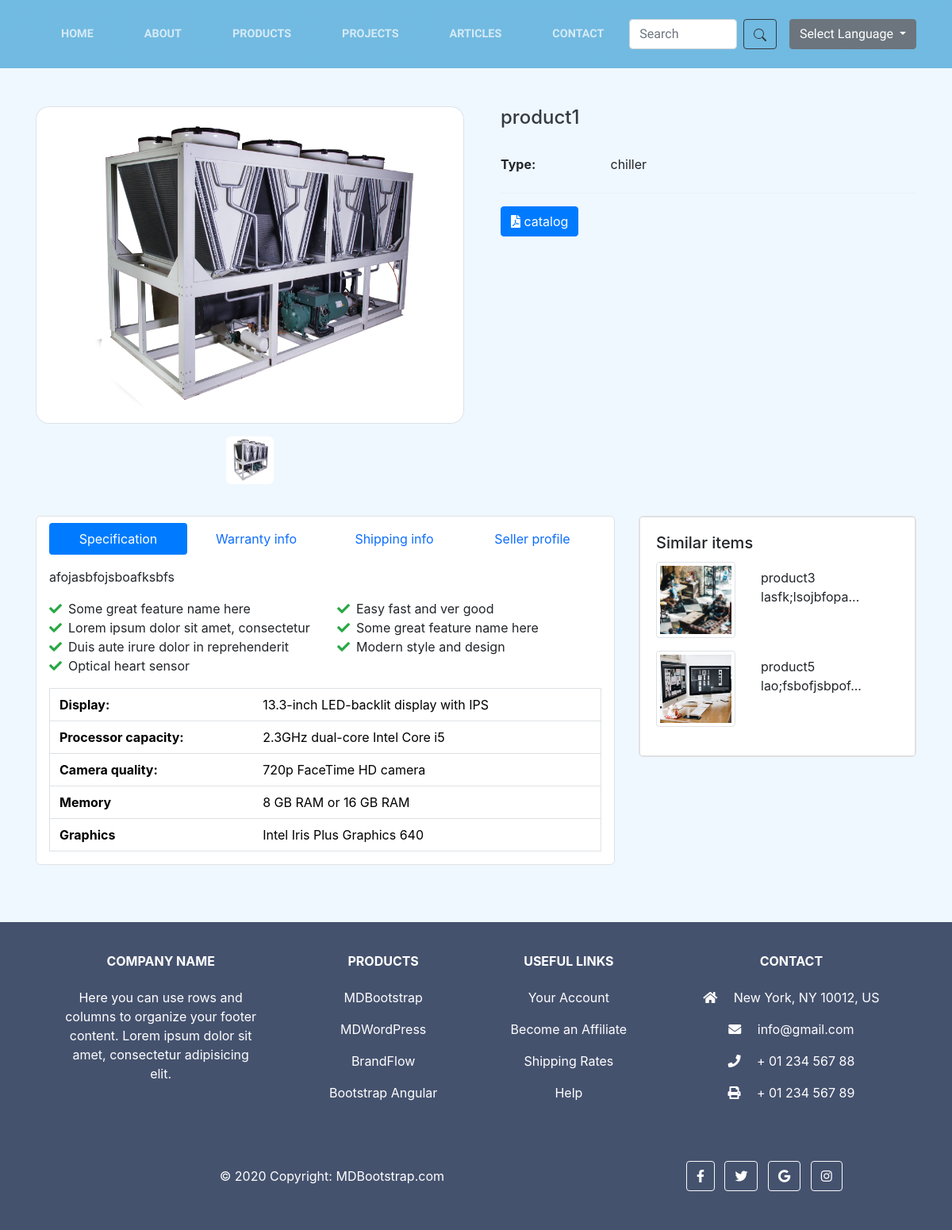
Screenshot of /en/product/1/ with the database file from the repository.
### pages/models.py (models this page shows, shortened)
class product(models.Model):
    title=models.CharField(max_length=100)
    FaTitle=models.CharField(max_length=100)
    type=models.ForeignKey(Type,on_delete=models.CASCADE)
    text=models.CharField(max_length=1000)
    FaText=models.CharField(max_length=1000)
    main_image=models.ImageField(upload_to="uploadedimages/")

class Type(models.Model):
    name=models.CharField(max_length=100)
    Faname=models.CharField(max_length=100)

### pages/views.py (the view)
# urls.py: path("product/<int:product_id>/",views.seeproduct,name="Faseeproduct"),
def seeproduct(request,product_id):
    thepro=product.objects.get(pk=product_id)
    images=ProImage.objects.filter(pro_id=product_id)
    similars=product.objects.filter(type__name=thepro.type.name)
    return render(request,'en/seeproduct.html',{
        "thepro":thepro,
        "images":images,
        "similars":similars,
    })

### pages/templates/en/seeproduct.html (shortened to what this page needs)
{% extends 'base.html' %} {% load static %} {% block content %}
<link rel="stylesheet" href="{% static 'css/seeproductstyle.css' %}" />
<section class="py-5" style="background-color: aliceblue">
  <div class="container">
    <div class="row gx-5">
      <aside class="col-lg-6">
        <div style="height: 400px;" class="border rounded-4 mb-3 d-flex justify-content-center">
          <img
            style="width: 100%; height: 100%; margin: auto"
            id="main_img"
            class="rounded-4 fit"
            src="{{thepro.main_image.url}}"
          />
        </div>
        <div class="d-flex justify-content-center mb-3" id="imagesdiv">
          <img
            width="60"
            height="60"
            class="rounded-2"
            src="{{thepro.main_image.url}}"
          />
        </div>
      </aside>
      <main class="col-lg-6">
        <div class="ps-lg-3">
          <h4 class="title text-dark">{{thepro.title}}<br /></h4>
          <br />
          <div class="row">
            <dt class="col-3">Type:</dt>
            <dd class="col-9">{{thepro.type.name}}</dd>
          </div>
          <hr />
          <a href="#" class="btn btn-primary shadow-0">
            <i class="fa fa-file-pdf" aria-hidden="true"></i> catalog
          </a>
        </div>
      </main>
    </div>
  </div>
  <br />
  <div class="container">
    <div class="row gx-4">
      <div class="col-lg-8 mb-4">
        <div class="border rounded-2 px-3 py-2 bg-white">
          <ul class="nav nav-pills nav-justified mb-3" id="ex1" role="tablist">
            <li class="nav-item d-flex" role="presentation">
              <a
                class="nav-link d-flex align-items-center justify-content-center w-100 active"
                id="ex1-tab-1"
                data-mdb-toggle="pill"
                href="#ex1-pills-1"
                role="tab"
                aria-controls="ex1-pills-1"
                aria-selected="true"
                >Specification</a
              >
            </li>
            <li class="nav-item d-flex" role="presentation">
              <a
                class="nav-link d-flex align-items-center justify-content-center w-100"
                id="ex1-tab-2"
                data-mdb-toggle="pill"
                href="#ex1-pills-2"
                role="tab"
                aria-controls="ex1-pills-2"
                aria-selected="false"
                >Warranty info</a
              >
            </li>
            <li class="nav-item d-flex" role="presentation">
              <a
                class="nav-link d-flex align-items-center justify-content-center w-100"
                id="ex1-tab-3"
                data-mdb-toggle="pill"
                href="#ex1-pills-3"
                role="tab"
                aria-controls="ex1-pills-3"
                aria-selected="false"
                >Shipping info</a
              >
            </li>
            <li class="nav-item d-flex" role="presentation">
              <a
                class="nav-link d-flex align-items-center justify-content-center w-100"
                id="ex1-tab-4"
                data-mdb-toggle="pill"
                href="#ex1-pills-4"
                role="tab"
                aria-controls="ex1-pills-4"
                aria-selected="false"
                >Seller profile</a
              >
            </li>
          </ul>
          <div class="tab-content" id="ex1-content">
            <div
              class="tab-pane fade show active"
              id="ex1-pills-1"
              role="tabpanel"
              aria-labelledby="ex1-tab-1"
            >
              <p>{{thepro.text}}</p>
              <div class="row mb-2">
                <div class="col-12 col-md-6">
                  <ul class="list-unstyled mb-0">
                    <li>
                      <i class="fas fa-check text-success me-2"></i>Some great
                      feature name here
                    </li>
                    <li>
                      <i class="fas fa-check text-success me-2"></i>Lorem ipsum
                      dolor sit amet, consectetur
                    </li>
                    <li>
                      <i class="fas fa-check text-success me-2"></i>Duis aute
                      irure dolor in reprehenderit
                    </li>
                    <li>
                      <i class="fas fa-check text-success me-2"></i>Optical
                      heart sensor
                    </li>
                  </ul>
                </div>
                <div class="col-12 col-md-6 mb-0">
                  <ul class="list-unstyled">
                    <li>
                      <i class="fas fa-check text-success me-2"></i>Easy fast
                      and ver good
                    </li>
                    <li>
                      <i class="fas fa-check text-success me-2"></i>Some great
                      feature name here
                    </li>
                    <li>
                      <i class="fas fa-check text-success me-2"></i>Modern style
                      and design
                    </li>
                  </ul>
                </div>
              </div>
              <table class="table border mt-3 mb-2">
                <tr>
                  <th class="py-2">Display:</th>
                  <td class="py-2">13.3-inch LED-backlit display with IPS</td>
                </tr>
                <tr>
                  <th class="py-2">Processor capacity:</th>
                  <td class="py-2">2.3GHz dual-core Intel Core i5</td>
                </tr>
                <tr>
                  <th class="py-2">Camera quality:</th>
                  <td class="py-2">720p FaceTime HD camera</td>
                </tr>
                <tr>
                  <th class="py-2">Memory</th>
                  <td class="py-2">8 GB RAM or 16 GB RAM</td>
                </tr>
                <tr>
                  <th class="py-2">Graphics</th>
                  <td class="py-2">Intel Iris Plus Graphics 640</td>
                </tr>
              </table>
            </div>
          </div>
        </div>
      </div>
      <div class="col-lg-4">
        <div class="px-0 border rounded-2 shadow-0">
          <div class="card">
            <div class="card-body">
              <h5 class="card-title">Similar items</h5>
              {% for similar in similars %}
              {% if not similar.title == thepro.title %}
              <div class="d-flex mb-3">
                <a href="#" class="me-3">
                  <img
                    src="{{similar.main_image.url}}"
                    style="width: 100px; height: 96px; object-fit: cover;"
                    class="img-md img-thumbnail"
                  />
                </a>
                <div class="info">
                  <a href="#" class="nav-link mb-1">
                    {{similar.title}} <br />
                    {{similar.text|slice:15}}...
                  </a>
                </div>
              </div>
              {% endif %} {% endfor %}
            </div>
          </div>
        </div>
      </div>
    </div>
  </div>
</section>
{% endblock %}

### static/css/basestyle.css (style rules this page uses)
:root { --bs-blue: #0d6efd; --bs-indigo: #6610f2; --bs-purple: #6f42c1; --bs-pink: #d63384; --bs-red: #dc3545; --bs-orange: #fd7e14; --bs-yellow: #ffc107; --bs-green: #198754; --bs-teal: #20c997; --bs-cyan: #0dcaf0; --bs-black: #000; --bs-white: #fff; --bs-gray: #6c757d; --bs-gray-dark: #343a40; --bs-gray-100: #f8f9fa; --bs-gray-200: #e9ecef; --bs-gray-300: #dee2e6; --bs-gray-400: #ced4da; --bs-gray-500: #adb5bd; --bs-gray-600: #6c757d; --bs-gray-700: #495057; --bs-gray-800: #343a40; --bs-gray-900: #212529; --bs-primary: #e6a756; --bs-secondary: #2F170F; --bs-success: #198754; --bs-info: #0dcaf0; --bs-warning: #ffc107; --bs-danger: #dc3545; --bs-light: #f8f9fa; --bs-dark: #212529; --bs-primary-rgb: 230, 167, 86; --bs-secondary-rgb: 47, 23, 15; --bs-success-rgb: 25, 135, 84; --bs-info-rgb: 13, 202, 240; --bs-warning-rgb: 255, 193, 7; --bs-danger-rgb: 220, 53, 69; --bs-light-rgb: 248, 249, 250; --bs-dark-rgb: 33, 37, 41; --bs-white-rgb: 255, 255, 255; --bs-black-rgb: 0, 0, 0; --bs-body-color-rgb: 33, 37, 41; --bs-body-bg-rgb: 255, 255, 255; --bs-font-sans-serif: system-ui, -apple-system, "Segoe UI", Roboto, "Helvetica Neue", "Noto Sans", "Liberation Sans", Arial, sans-serif, "Apple Color Emoji", "Segoe UI Emoji", "Segoe UI Symbol", "Noto Color Emoji"; --bs-font-monospace: SFMono-Regular, Menlo, Monaco, Consolas, "Liberation Mono", "Courier New", monospace; --bs-gradient: linear-gradient(180deg, rgba(255, 255, 255, 0.15), rgba(255, 255, 255, 0)); --bs-body-font-family: Lora, -apple-system, BlinkMacSystemFont, Segoe UI, Roboto, Helvetica Neue, Arial, sans-serif, Apple Color Emoji, Segoe UI Emoji, Segoe UI Symbol, Noto Color Emoji; --bs-body-font-size: 1rem; --bs-body-font-weight: 400; --bs-body-line-height: 1.5; --bs-body-color: #212529; --bs-body-bg: #fff; --bs-border-width: 1px; --bs-border-style: solid; --bs-border-color: #dee2e6; --bs-border-color-translucent: rgba(0, 0, 0, 0.175); --bs-border-radius: 0.375rem; --bs-border-radius-sm: 0.25rem; --bs-border-radius-lg: 0.5rem; --bs-border-radius-xl: 1rem; --bs-border-radius-2xl: 2rem; --bs-border-radius-pill: 50rem; --bs-link-color: #e6a756; --bs-link-hover-color: #b88645; --bs-code-color: #d63384; --bs-highlight-bg: #fff3cd; }
.nav { --bs-nav-link-padding-x: 1rem; --bs-nav-link-padding-y: 0.5rem; --bs-nav-link-font-weight: ; --bs-nav-link-color: var(--bs-link-color); --bs-nav-link-hover-color: var(--bs-link-hover-color); --bs-nav-link-disabled-color: #6c757d; display: flex; flex-wrap: wrap; padding-left: 0; margin-bottom: 0; list-style: none; }
.nav-link { display: block; padding: var(--bs-nav-link-padding-y) var(--bs-nav-link-padding-x); font-size: var(--bs-nav-link-font-size); font-weight: var(--bs-nav-link-font-weight); color: var(--bs-nav-link-color); text-decoration: none; transition: color 0.15s ease-in-out, background-color 0.15s ease-in-out, border-color 0.15s ease-in-out; }
.nav-pills { --bs-nav-pills-border-radius: 0.375rem; --bs-nav-pills-link-active-color: #fff; --bs-nav-pills-link-active-bg: #e6a756; }
.nav-pills .nav-link { background: none; border: 0; border-radius: var(--bs-nav-pills-border-radius); }
.nav-pills .nav-link.active, .nav-pills .show>.nav-link { color: var(--bs-nav-pills-link-active-color); background-color: var(--bs-nav-pills-link-active-bg); }
.nav-justified>.nav-link, .nav-justified .nav-item { flex-basis: 0; flex-grow: 1; text-align: center; }
.nav-fill .nav-item .-link, .nav-justified .nav-item .nav-link { width: 100%; }
body { background: linear-gradient(178deg, rgba(201, 234, 252, 0.51) 14.9%, rgba(139, 192, 216, 0.73) 80%); }

### static/css/articles.css (style rules this page uses)
body { font-family: "Baloo 2", cursive; font-size: 16px; text-rendering: optimizeLegibility; font-weight: initial; }
a, a:hover { text-decoration: none; transition: color 0.3s ease-in-out; }

### rows the page displays
product: main_image (picture), title "product1", type.name "chiller", text "afojasbfojsboafksbfs"
product: main_image (picture), title "product3", text "lasfk;lsojbfopa"
product: main_image (picture), title "product5", text "lao;fsbofjsbpof"
